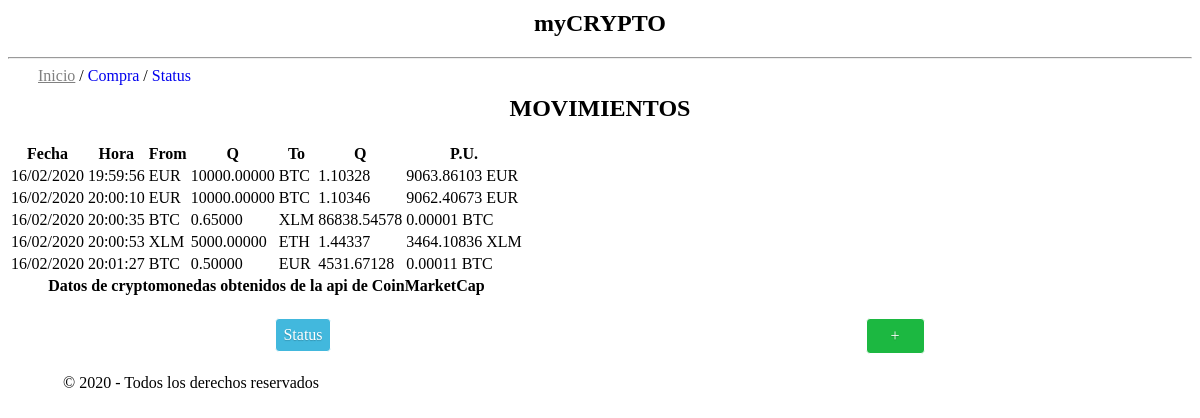
Before: / with the older database file.
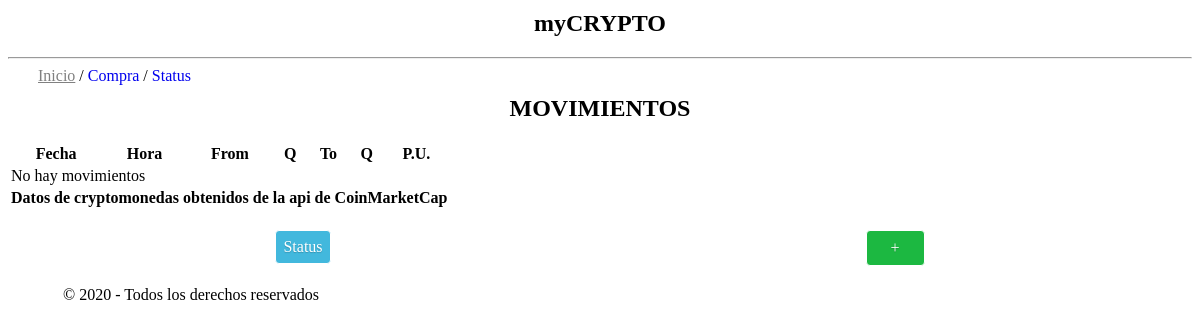
After: the same page with the newer database file.
### tables this page shows
CREATE TABLE "movements" (
	"id"	INTEGER,
	"date"	TEXT,
	"time"	TEXT,
	"from_currency"	INTEGER,
	"from_quantity"	REAL,
	"to_currency"	INTEGER,
	"to_quantity"	REAL,
	PRIMARY KEY("id"),
	FOREIGN KEY("from_currency") REFERENCES "cryptos",
	FOREIGN KEY("to_currency") REFERENCES "cryptos"
);

### cryptoapp/routes.py (the view)
@app.route("/", methods=['GET', 'POST'])
def index():
    conn = sqlite3.connect(BASE_DATOS)
    cursor = conn.cursor()
    query = "SELECT * from movements;"
    try:
        filas = cursor.execute(query)
    except OperationalError as o:
        return render_template("index.html", o=o)
    listado = []
    valorUnit = []
    for fila in filas:
        fila = list(fila)
        valorUnit = fila[4] / fila[6]
        fila.append(valorUnit)
        fila = tuple(fila)
        listado.append(fila)
    conn.close()
    return render_template("index.html", listado = listado)

### cryptoapp/templates/index.html (shortened to what this page needs)
{% extends "base.html" %}
{% block content %}
    <nav>
        <a class="deact" href="/">Inicio</a> /
        <a href="purchase">Compra</a> /
        <a href="status">Status</a>
    </nav>
    <h1 class="titulo">MOVIMIENTOS</h1>
    <div class="centrar">
        <table class="pure-table pure-table-horizontal">
            <thead>
                <tr>
                    <th>Fecha</th>
                    <th>Hora</th>
                    <th>From</th>
                    <th>Q</th>
                    <th>To</th>
                    <th>Q</th>
                    <th>P.U.</th>
                </tr>
            </thead>
            <tfoot class="pure-table pure-table-horizontal">
                <tr>
                    <th colspan="7">Datos de cryptomonedas obtenidos de la api de CoinMarketCap</th>
                </tr>
            </tfoot>
            <tbody>
                {% if listado | length == 0 %}
                    <tr>
                        <td colspan="7">No hay movimientos</td>
                    </tr>
                {% endif %}
                {% for linea in listado %}
                    <tr>
                        <td>{{linea[1]}}</td>
                        <td>{{linea[2]}}</td>
                        <td>{{linea[3]}}</td>
                        <td>{{"{:.5f}".format(linea[4])}}</td>
                        <td>{{linea[5]}}</td>
                        <td>{{"{:.5f}".format(linea[6])}}</td>
                        <td>{{"{:.5f}".format(linea[7])}} {{linea[3]}}</td>
                    </tr>
                {% endfor %}
            </tbody>
        </table>
    </div>
    <div class="padre space">
        <div class="hijo">
            <a class="botonazul" href="status">Status</a>
        </div>
        <div class="hijo">
            <a class="botonverde pad" href="purchase">+</a>
        </div>
    </div>
{% endblock %}

### cryptoapp/templates/base.html (shortened to what this page needs)
<html lang="en">
<head>
    <link rel="stylesheet" href="./static/styles/styles.css">
    <link rel="stylesheet" href="./static/styles/fontawesome.css">
    <link rel="stylesheet" href="./static/styles/fontawesome.mi.css">
    <link rel="stylesheet" href="https://unpkg.com/purecss@1.0.1/build/pure-min.css">
</head>
<body>
    <h2 class="titulo">myCRYPTO</h2>
    <hr>
    <section class="container">
        {% block content %}{% endblock %}
    </section>
    <footer>&copy; 2020 - Todos los derechos reservados</footer>
    <br>
</body>
</html>

### cryptoapp/static/styles/styles.css (style rules this page uses)
.deact { pointer-events: none; cursor: default; text-decoration: underline; color: grey; }
a { text-decoration: none; }
.centrar { display: inline; text-align: center; text-align: -moz-center; }
.titulo { text-align: center; margin-top: 10px; }
nav { margin-left: 30px; }
.padre { display: flex; justify-content: center; }
.space { justify-content: space-around; }
.hijo { padding: 10px; margin: 10px; }
.botonazul { border: 1px solid; display: block; padding: 7px; color: white; border-radius: 4px; text-shadow: 0 1px 1px rgba(0, 0, 0, 0.2); background: rgb(66, 184, 221); }
.botonverde { border: 1px solid; display: block; padding: 7px; color: white; border-radius: 4px; text-shadow: 0 1px 1px rgba(0, 0, 0, 0.2); background: rgb(28, 184, 65); }
.pad { padding: 8 24; }
footer { margin-left: 55px; }

Changed rows visible on the page:
removed movements: date "16/02/2020", time "19:59:56", from_currency "EUR", from_quantity "10000.00000", to_currency "BTC", to_quantity "1.10328", linea "9063.86103"
removed movements: date "16/02/2020", time "20:00:10", from_currency "EUR", from_quantity "10000.00000", to_currency "BTC", to_quantity "1.10346", linea "9062.40673"
removed movements: date "16/02/2020", time "20:00:35", from_currency "BTC", from_quantity "0.65000", to_currency "XLM", to_quantity "86838.54578", linea "0.00001"
removed movements: date "16/02/2020", time "20:00:53", from_currency "XLM", from_quantity "5000.00000", to_currency "ETH", to_quantity "1.44337", linea "3464.10836"
removed movements: date "16/02/2020", time "20:01:27", from_currency "BTC", from_quantity "0.50000", to_currency "EUR", to_quantity "4531.67128", linea "0.00011"
Other visible differences:
text now shown: "No hay movimientos"
